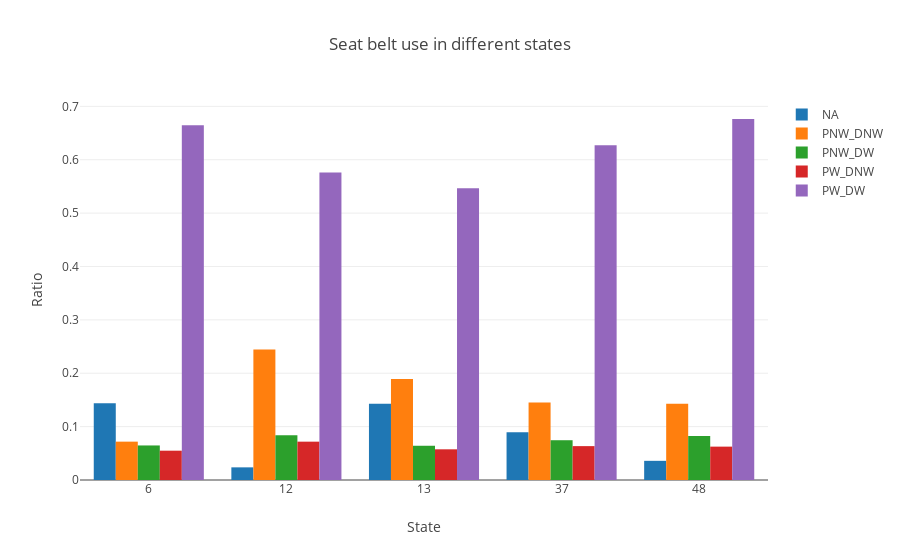

The notebook cell saved with this chart:
### Markdown cell above
### Seat belt use in top states

### Code cell
iplot(stacked_chart(df=top5states_df, x='state', legend='seatbelt_status', xaxistitle='State', yaxistitle='Ratio', title='Seat belt use in different states', normalize='index', barmode='grouped'))

### Figure 1 — Plotly figure (JSON) as saved in the notebook; plotly's stock layout.template omitted (floating-point values rounded to 4 significant figures)
{"data": [{"name": "NA", "type": "bar", "x": [6, 12, 13, 37, 48], "y": [0.1437, 0.02369, 0.1428, 0.08934, 0.03591]}, {"name": "PNW_DNW", "type": "bar", "x": [6, 12, 13, 37, 48], "y": [0.07185, 0.2445, 0.1892, 0.1453, 0.1429]}, {"name": "PNW_DW", "type": "bar", "x": [6, 12, 13, 37, 48], "y": [0.06473, 0.08389, 0.06414, 0.07453, 0.08241]}, {"name": "PW_DNW", "type": "bar", "x": [6, 12, 13, 37, 48], "y": [0.05492, 0.07183, 0.05749, 0.06347, 0.06251]}, {"name": "PW_DW", "type": "bar", "x": [6, 12, 13, 37, 48], "y": [0.6648, 0.576, 0.5464, 0.6273, 0.6763]}], "layout": {"barmode": "grouped", "title": "Seat belt use in different states", "xaxis": {"showticklabels": true, "title": "State", "type": "category"}, "yaxis": {"title": "Ratio"}}}
